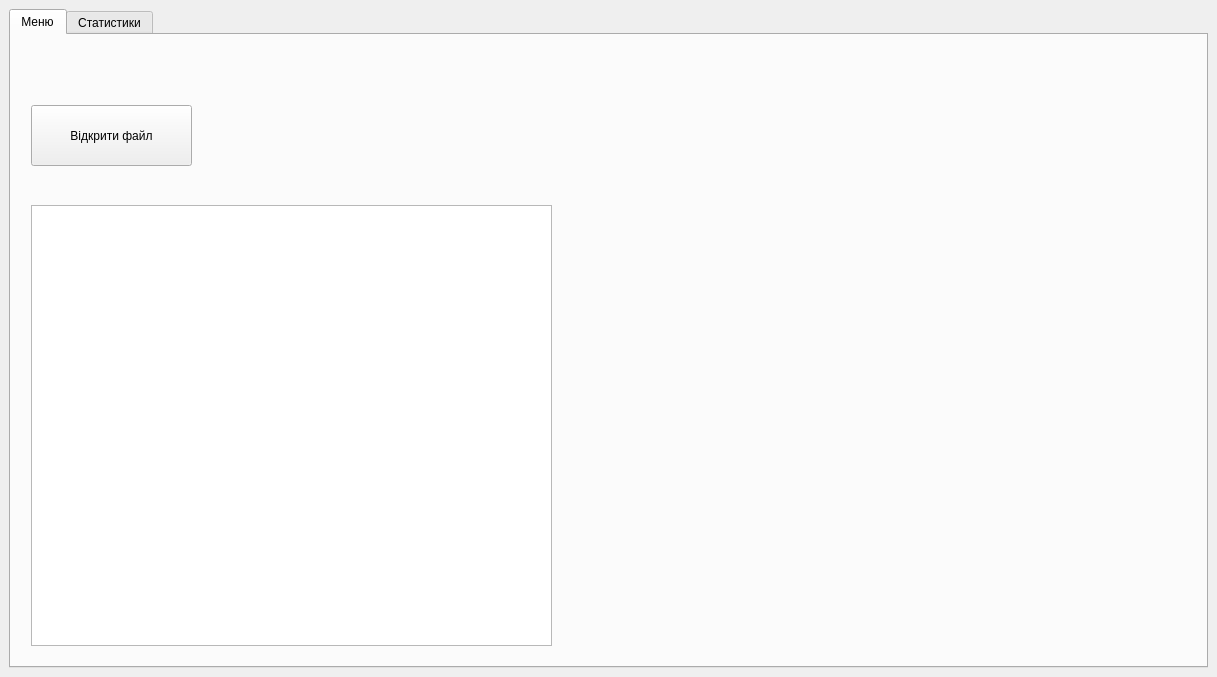
<?xml version="1.0" encoding="UTF-8"?>
<ui version="4.0">
 <class>MainWindow</class>
 <widget class="QMainWindow" name="MainWindow">
  <property name="geometry">
   <rect>
    <x>0</x>
    <y>0</y>
    <width>1217</width>
    <height>677</height>
   </rect>
  </property>
  <property name="windowTitle">
   <string>Робота з даними.</string>
  </property>
  <widget class="QWidget" name="centralwidget">
   <layout class="QGridLayout" name="gridLayout">
    <item row="0" column="0">
     <widget class="QTabWidget" name="tabWidget">
      <property name="currentIndex">
       <number>0</number>
      </property>
      <widget class="QWidget" name="tab">
       <attribute name="title">
        <string>Меню</string>
       </attribute>
       <widget class="QPushButton" name="read_file_button_1">
        <property name="geometry">
         <rect>
          <x>20</x>
          <y>70</y>
          <width>161</width>
          <height>61</height>
         </rect>
        </property>
        <property name="text">
         <string>Відкрити файл</string>
        </property>
       </widget>
       <widget class="QTableWidget" name="data_table_widget">
        <property name="geometry">
         <rect>
          <x>20</x>
          <y>170</y>
          <width>521</width>
          <height>441</height>
         </rect>
        </property>
       </widget>
      </widget>
      <widget class="QWidget" name="tab_2">
       <attribute name="title">
        <string>Статистики</string>
       </attribute>
       <widget class="QWidget" name="plot_widget_1" native="true">
        <property name="geometry">
         <rect>
          <x>30</x>
          <y>30</y>
          <width>611</width>
          <height>461</height>
         </rect>
        </property>
       </widget>
       <widget class="QTableWidget" name="data_table_widget_2">
        <property name="geometry">
         <rect>
          <x>680</x>
          <y>70</y>
          <width>491</width>
          <height>341</height>
         </rect>
        </property>
       </widget>
      </widget>
     </widget>
    </item>
   </layout>
  </widget>
 </widget>
 <resources/>
 <connections/>
</ui>
